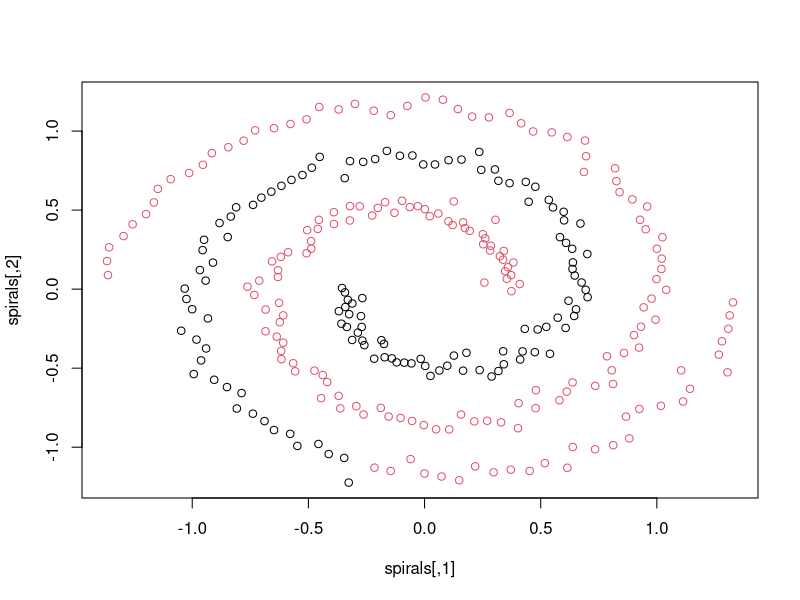

Here is the R script that generated this plot:
# from http://www.di.fc.ul.pt/~jpn/r/spectralclustering/spectralclustering.html

# spirals

library(kernlab)
data(spirals)

s <- function(x1, x2, alpha=1) {
  exp(- alpha * norm(as.matrix(x1-x2), type="F"))
}

make.similarity <- function(my.data, similarity) {
  N <- nrow(my.data)
  S <- matrix(rep(NA,N^2), ncol=N)
  for(i in 1:N) {
    for(j in 1:N) {
      if (i!=j) {
        S[i,j] <- similarity(my.data[i,], my.data[j,])
      } else {
        S[i,j] <- 0
      }
    }
  }
  S
}


S <- make.similarity(spirals, s)

make.affinity <- function(S, n.neighboors=2) {
  N <- length(S[,1])

  if (n.neighboors >= N) {  # fully connected
    A <- S
  } else {
    A <- matrix(rep(0,N^2), ncol=N)
    for(i in 1:N) { # for each line
      # only connect to those points with larger similarity
      best.similarities <- sort(S[i,], decreasing=TRUE)[1:n.neighboors]
      for (s in best.similarities) {
        j <- which(S[i,] == s)
        A[i,j] <- S[i,j]
        A[j,i] <- S[i,j] # to make an undirected graph, ie, the matrix becomes symmetric
      }
    }
  }
  A
}

A <- make.affinity(S, 4)  # use 3 neighboors (includes self)

D <- diag(apply(A, 1, sum))

U <- D - A

k   <- 2
evL <- eigen(U, symmetric=TRUE)
Z   <- evL$vectors[,(ncol(evL$vectors)-k+1):ncol(evL$vectors)]

km <- kmeans(Z, centers=k, nstart=5)
plot(spirals, col=km$cluster)
